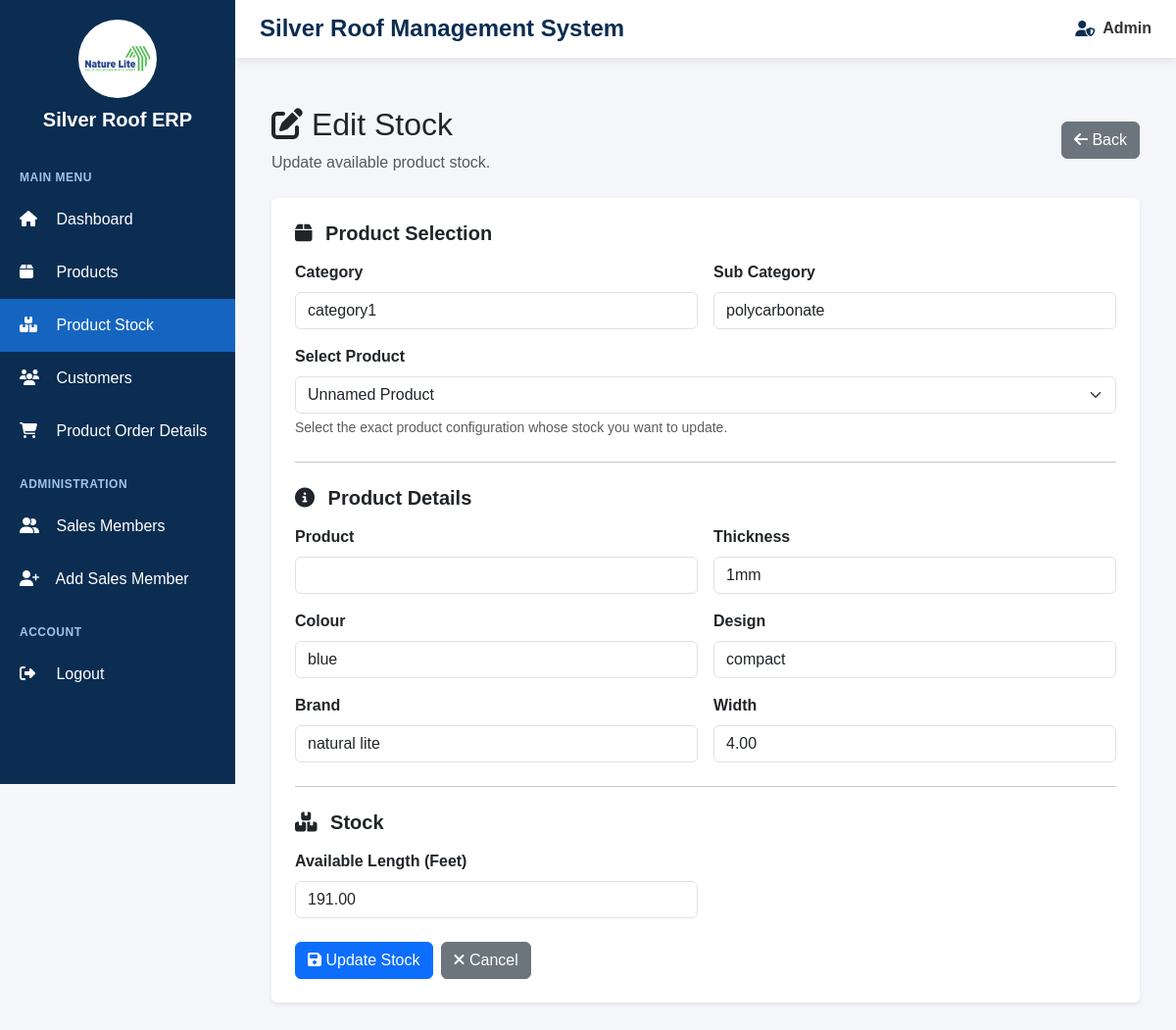
Screenshot of /products/stock/edit/3/ (signed in) with the database file from the repository.
### products/models.py (models this page shows, shortened)
class ProductStock(models.Model):
    product = models.OneToOneField(
        Product,
        on_delete=models.CASCADE,
        related_name="stock_details"
    )
    length_ft = models.DecimalField(
        max_digits=10,
        decimal_places=2,
        default=0,
        blank=True,
        null=True
    )
    quantity = models.PositiveIntegerField(
        default=0
    )
    out_of_stock = models.BooleanField(
        default=False
    )
    updated_at = models.DateTimeField(
        auto_now=True
    )

class Product(models.Model):
    category = models.ForeignKey(
        Category,
        on_delete=models.CASCADE,
        related_name="products"
    )
    product_name = models.CharField(
        max_length=150,
        blank=True,
        null=True
    )
    subcategory = models.ForeignKey(
        SubCategory,
        on_delete=models.SET_NULL,
        related_name="products",
        blank=True,
        null=True
    )
    subcategory_text = models.CharField(
        max_length=100,
        blank=True,
        null=True
    )
    width = models.CharField(
        max_length=100,
        blank=True,
        null=True
    )
    brand = models.ForeignKey(
        Brand,
        on_delete=models.SET_NULL,
        related_name="products",
        blank=True,
        null=True
    )
    thickness = models.ForeignKey(
        Thickness,
        on_delete=models.SET_NULL,
        related_name="products",
        blank=True,
        null=True
    )
    colour = models.ForeignKey(
        Colour,
        on_delete=models.SET_NULL,
        related_name="products",
        blank=True,
        null=True
    )
    design = models.ForeignKey(
        Design,
        on_delete=models.SET_NULL,
        related_name="products",
        blank=True,
        null=True
    )
    width_ft = models.DecimalField(
        max_digits=8,
        decimal_places=2,
        default=0,
        blank=True,
        null=True
    )
    core_number = models.CharField(
        max_length=100,
        blank=True,
        null=True
    )
    sqt_rate = models.DecimalField(
        max_digits=10,
        decimal_places=2,
        default=0,
        blank=True,
        null=True
    )
    size = models.CharField(
        max_length=100,
        blank=True,
        null=True
    )
    nos = models.PositiveIntegerField(
        blank=True,
        null=True,
        default=0
    )

class Category(models.Model):
    name = models.CharField(
        max_length=100
    )

class SubCategory(models.Model):
    category = models.ForeignKey(
        Category,
        on_delete=models.CASCADE,
        related_name="subcategories"
    )
    name = models.CharField(
        max_length=100
    )

class Thickness(models.Model):
    name = models.CharField(
        max_length=50
    )
    def __str__(self):
        return self.name

class Colour(models.Model):
    name = models.CharField(
        max_length=50
    )

class Design(models.Model):
    name = models.CharField(
        max_length=100
    )

class Brand(models.Model):
    name = models.CharField(
        max_length=100
    )

### products/views.py (the view, shortened to what this page needs)
@login_required
@user_passes_test(is_admin)
def edit_stock(request, id):
    stock = get_object_or_404(
        ProductStock,
        id=id
    )
    product = stock.product
    category_name = get_category_name(
        product.category
    )
    categories = Category.objects.all().order_by(
        "name"
    )
    return render(
        request,
        "products/stock_form.html",
        {
            "stock": stock,
            "product": product,
            "edit": True,
            "categories": categories,
        }
    )

### products/views.py (called while the page is built)
def is_admin(user):
    return user.is_superuser

def get_category_name(category):
    if not category:
        return ""
    return (
        category.name
        .strip()
        .lower()
        .replace(" ", "")
        .replace("-", "")
        .replace("_", "")
    )

### products/templates/products/stock_form.html (shortened to what this page needs)
{% extends 'base.html' %}
{% block content %}
<div class="container-fluid py-4">
    <div class="d-flex justify-content-between align-items-center mb-4">
        <div>
            {% if edit %}
                <h2>
                    <i class="fa fa-edit"></i>
                    Edit Stock
                </h2>
                <p class="text-muted mb-0">
                    Update available product stock.
                </p>
            {% endif %}
        </div>
        <a
            href="{% url 'stock_list' %}"
            class="btn btn-secondary"
        >
            <i class="fa fa-arrow-left"></i>
            Back
        </a>
    </div>
    <div class="card shadow-sm border-0">
        <div class="card-body p-4">
            <form method="POST">
                <div class="mb-4">
                    <h5 class="fw-bold mb-3">
                        <i class="fa fa-box me-2"></i>
                        Product Selection
                    </h5>
                    <div class="row g-3">
                        <div class="col-md-6">
                            <label class="form-label fw-bold">
                                Category
                            </label>
                            {% if edit %}
                                <input
                                    type="text"
                                    class="form-control"
                                    value="{{ stock.product.category.name|default:'' }}"
                                    readonly
                                >
                            {% endif %}
                        </div>
                        <div class="col-md-6">
                            <label class="form-label fw-bold">
                                Sub Category
                            </label>
                            {% if edit %}
                                <input
                                    type="text"
                                    class="form-control"
                                    value="{{ stock.product.subcategory.name|default:stock.product.subcategory_text|default:'' }}"
                                    readonly
                                >
                            {% endif %}
                        </div>
                        <div class="col-md-12">
                            <label class="form-label fw-bold">
                                Select Product
                            </label>
                            {% if edit %}
                                <select
                                    id="product"
                                    name="product"
                                    class="form-select"
                                    required
                                >
                                    <option
                                        value="{{ stock.product.id }}"
                                        selected
                                    >
                                        {{ stock.product.product_name|default:"Unnamed Product" }}
                                    </option>
                                </select>
                            {% endif %}
                            <div class="form-text">
                                Select the exact product configuration whose stock you want to update.
                            </div>
                        </div>
                    </div>
                </div>
                <hr class="my-4">
                <div id="product-info-section">
                    <h5 class="fw-bold mb-3">
                        <i class="fa fa-circle-info me-2"></i>
                        Product Details
                    </h5>
                    <div class="row g-3">
                        <div class="col-md-6">
                            <label class="form-label fw-bold">
                                Product
                            </label>
                            <input
                                type="text"
                                id="product_name"
                                class="form-control"
                                value="{% if edit %}{{ stock.product.product_name|default:'' }}{% endif %}"
                                readonly
                            >
                        </div>
                        <div class="col-md-6">
                            <label class="form-label fw-bold">
                                Thickness
                            </label>
                            <input
                                type="text"
                                id="thickness"
                                class="form-control"
                                value="{% if edit %}{{ stock.product.thickness|default:'' }}{% endif %}"
                                readonly
                            >
                        </div>
                        <div
                            class="col-md-6"
                            id="colour-container"
                        >
                            <label class="form-label fw-bold">
                                Colour
                            </label>
                            <input
                                type="text"
                                id="colour"
                                class="form-control"
                                value="{% if edit %}{% if stock.product.colour %}{{ stock.product.colour.name }}{% elif stock.product.colour_text %}{{ stock.product.colour_text }}{% endif %}{% endif %}"
                                readonly
                            >
                        </div>
                        <div
                            class="col-md-6"
                            id="design-container"
                        >
                            <label class="form-label fw-bold">
                                Design
                            </label>
                            <input
                                type="text"
                                id="design"
                                class="form-control"
                                value="{% if edit %}{% if stock.product.design %}{{ stock.product.design.name }}{% elif stock.product.design_text %}{{ stock.product.design_text }}{% endif %}{% endif %}"
                                readonly
                            >
                        </div>
                        <div
                            class="col-md-6"
                            id="brand-container"
                        >
                            <label class="form-label fw-bold">
                                Brand
                            </label>
                            <input
                                type="text"
                                id="brand"
                                class="form-control"
                                value="{% if edit %}{% if stock.product.brand %}{{ stock.product.brand.name }}{% elif stock.product.brand_text %}{{ stock.product.brand_text }}{% endif %}{% endif %}"
                                readonly
                            >
                        </div>
                        <div
                            class="col-md-6"
                            id="width-container"
                        >
                            <label class="form-label fw-bold">
                                Width
                            </label>
                            <input
                                type="text"
                                id="width"
                                class="form-control"
                                value="{% if edit %}{{ stock.product.width_ft|default:'' }}{% endif %}"
                                readonly
                            >
                        </div>
                    </div>
                </div>
                <hr class="my-4">
                <div>
                    <h5 class="fw-bold mb-3">
                        <i class="fa fa-boxes-stacked me-2"></i>
                        Stock
                    </h5>
                    <div class="row g-3">
                        <div
                            class="col-md-6"
                            id="length-container"
                        >
                            <label
                                for="length_ft"
                                class="form-label fw-bold"
                            >
                                Available Length (Feet)
                            </label>
                            {% if edit %}
                                <input
                                    type="number"
                                    name="length_ft"
                                    id="length_ft"
                                    class="form-control"
                                    step="0.01"
                                    min="0"
                                    value="{{ stock.length_ft|default_if_none:'' }}"
                                >
                            {% else %}
                                {{ form.length_ft }}
                            {% endif %}
                        </div>
                    </div>
                </div>
                <div class="mt-4 d-flex gap-2">
                    <button
                        type="submit"
                        class="btn btn-primary"
                    >
                        <i class="fa fa-save"></i>
                        {% if edit %}
                            Update Stock
                        {% else %}
                            Save Stock
                        {% endif %}
                    </button>
                    <a
                        href="{% url 'stock_list' %}"
                        class="btn btn-secondary"
                    >
                        <i class="fa fa-times"></i>
                        Cancel
                    </a>
                </div>
            </form>
        </div>
    </div>
</div>
{% endblock %}

### templates/base.html (style rules this page uses)
* { box-sizing: border-box; }
body { margin: 0; font-family: Arial, sans-serif; background: #f4f6f9; }

### rows the page displays
ProductStock: product.category.name "category1", product.subcategory.name "polycarbonate", product "Unnamed Product", product.thickness "1mm", product.colour.name "blue", product.design.name "compact", product.brand.name "natural lite", product.width_ft "4.00", length_ft "191.00"
